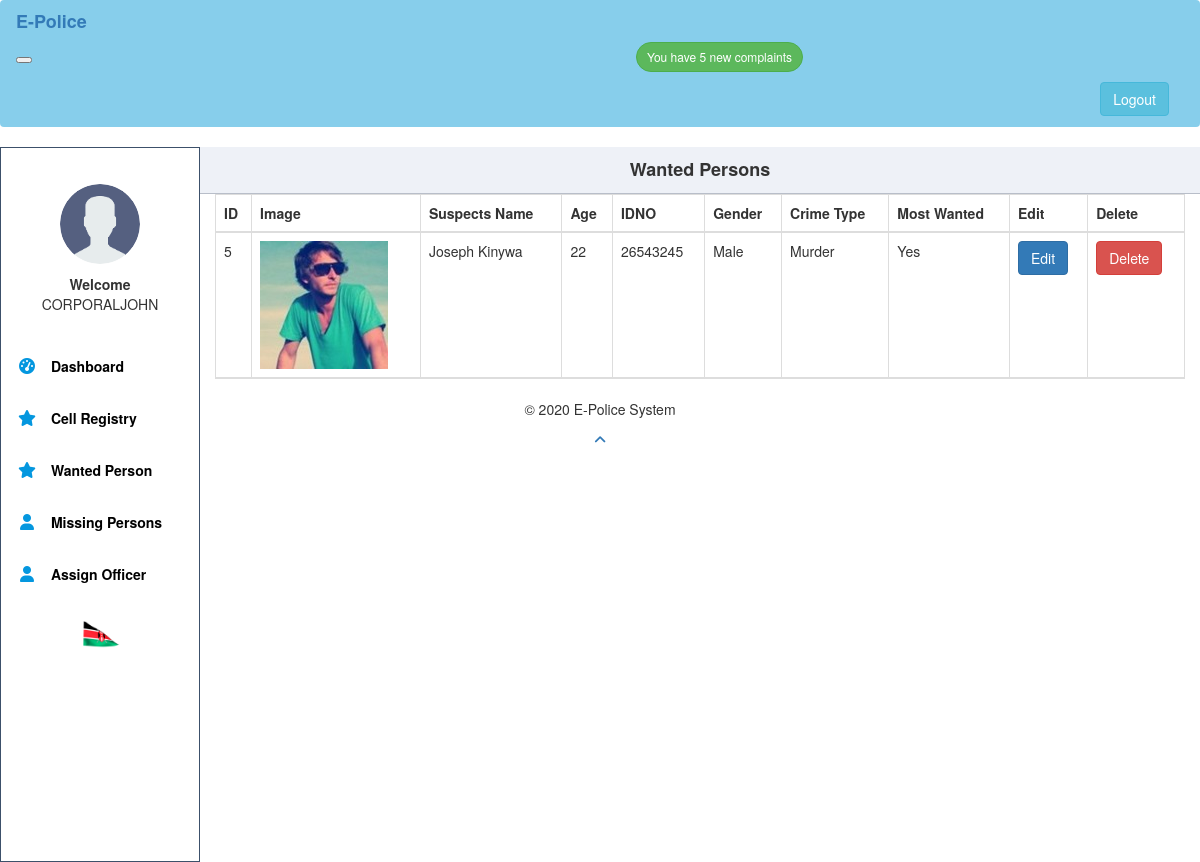
/policeviewwanted.php (signed in), run on the app's committed database.
### tables this page shows
CREATE TABLE `wanted` (
  `ID` int(100) NOT NULL,
  `path` blob DEFAULT NULL,
  `fullnames` varchar(255) NOT NULL,
  `age` int(100) NOT NULL,
  `idno` int(100) NOT NULL,
  `gender` varchar(255) NOT NULL,
  `offense` varchar(255) NOT NULL,
  `wanted` varchar(255) NOT NULL
);

### policeviewwanted.php (the view, shortened to what this page needs)
 <?php
 include('includes/header.php');
?>
<?php
$server="localhost";
$user="root";
$pass="";
$db="epolice";
$conn = mysqli_connect($server, $user, $pass, $db);
        ?>
<!DOCTYPE html>
<html>
<head>
    <link href="lib/css/bootstrap.min.css" rel="stylesheet" id="bootstrap-css">
</head>
<body>
<div class="main-content"style="background-color:#fff;">
 <div class="title">
<center>Wanted Persons</center>
  </div>
<div class="col-md-12">
                <table class="table table-bordered" id="dataTable" width="100%" cellspacing="0">
                  <thead class="thead-dark">
<tr>
  <th scope="col">ID</th>
  <th scope="col">Image</th>
  <th scope="col">Suspects Name</th>
  <th scope="col">Age</th>
  <th scope="col">IDNO</th>
  <th scope="col">Gender</th>
  <th scope="col">Crime Type</th>
  <th scope="col">Most Wanted</th>
  <th scope="col">Edit</th>
  <th scope="col">Delete</th>
</tr>
<?php
$sql = "SELECT * FROM wanted";
$result = mysqli_query($conn, $sql);
if (mysqli_num_rows($result) > 0) {
    while($row = mysqli_fetch_assoc($result)) {
?>
  <tr>
    <td> <?php echo $row["ID"];?></td>
    <td><?php echo "<img src='".$row['path']."'>"; ?></td>
    <td> <?php echo $row["fullnames"];?></td>
    <td> <?php echo $row["age"];?></td>
    <td> <?php echo $row["idno"];?></td>
    <td> <?php echo $row["gender"];?></td>
    <td> <?php echo $row["offense"];?></td>
    <td> <?php echo $row["wanted"];?></td>
     <td>
        <a href="policewanted.php?edit=<?php echo $row['ID']; ?>"  onclick="return confirm('Do you really want to edit employee details')" class="btn btn-primary a-btn-slide-text" >Edit</a>
      </td>
      <td>
        <a href="policeviewwanted.php?delete=<?php echo $row['ID']; ?>" onclick="return confirm('Do you really want to delete wanted person?')"class="btn btn-danger">Delete</a>
      </td>
</tr>
<?php
    }
} else {
    echo "0 results";
}
?>
                </table>
  </div>
  </div>
</body>
</html>
 <?php
  include('includes/footer.php');
 ?>

### css/style.css (style rules this page uses)
body { background-color: #fff; }
.main-content { margin-top: 0; padding: 0; }
.main-content .title { background-color: #eef1f7; border-bottom: 1px solid #b8bec9; padding: 10px 20px; font-weight: 700; color: #333; font-size: 18px; }
@media screen and (min-width: 600px) { .main-content { margin-left: 70px; } }
@media screen and (min-width: 800px) { .main-content { margin-left: 200px; } }

### data on the page
wanted: ID "5", path (picture), fullnames "Joseph Kinywa", age "22", idno "26543245", gender "Male", offense "Murder", wanted "Yes"

### other printed values
$resultCheck "5"
$_SESSION['username'] "CORPORALJOHN"
